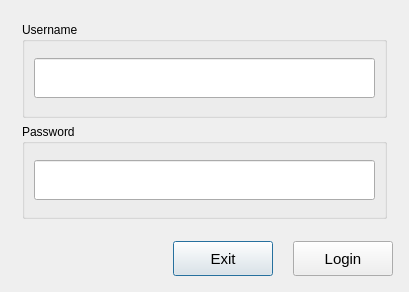
<?xml version="1.0" encoding="UTF-8"?>
<ui version="4.0">
 <class>Login</class>
 <widget class="QDialog" name="Login">
  <property name="geometry">
   <rect>
    <x>0</x>
    <y>0</y>
    <width>409</width>
    <height>292</height>
   </rect>
  </property>
  <property name="windowTitle">
   <string>Login Form</string>
  </property>
  <layout class="QGridLayout" name="gridLayout_3">
   <item row="0" column="0">
    <layout class="QVBoxLayout" name="verticalLayout_2">
     <item>
      <layout class="QVBoxLayout" name="verticalLayout">
       <property name="leftMargin">
        <number>11</number>
       </property>
       <property name="topMargin">
        <number>11</number>
       </property>
       <property name="rightMargin">
        <number>11</number>
       </property>
       <property name="bottomMargin">
        <number>11</number>
       </property>
       <item>
        <widget class="QGroupBox" name="groupBox">
         <property name="title">
          <string>Username</string>
         </property>
         <layout class="QGridLayout" name="gridLayout_2">
          <item row="0" column="0">
           <widget class="QLineEdit" name="userName">
            <property name="minimumSize">
             <size>
              <width>0</width>
              <height>40</height>
             </size>
            </property>
            <property name="styleSheet">
             <string notr="true">outline:none;
padding:0 10px;</string>
            </property>
           </widget>
          </item>
         </layout>
        </widget>
       </item>
       <item>
        <widget class="QGroupBox" name="groupBox_2">
         <property name="title">
          <string>Password</string>
         </property>
         <layout class="QGridLayout" name="gridLayout">
          <item row="0" column="0">
           <widget class="QLineEdit" name="Passwd">
            <property name="minimumSize">
             <size>
              <width>0</width>
              <height>40</height>
             </size>
            </property>
            <property name="styleSheet">
             <string notr="true">padding:0 10px;
outline:none;</string>
            </property>
            <property name="echoMode">
             <enum>QLineEdit::Password</enum>
            </property>
           </widget>
          </item>
         </layout>
        </widget>
       </item>
      </layout>
     </item>
     <item>
      <layout class="QHBoxLayout" name="horizontalLayout">
       <property name="spacing">
        <number>20</number>
       </property>
       <property name="leftMargin">
        <number>5</number>
       </property>
       <property name="topMargin">
        <number>5</number>
       </property>
       <property name="rightMargin">
        <number>5</number>
       </property>
       <property name="bottomMargin">
        <number>5</number>
       </property>
       <item>
        <spacer name="horizontalSpacer">
         <property name="orientation">
          <enum>Qt::Horizontal</enum>
         </property>
         <property name="sizeHint" stdset="0">
          <size>
           <width>40</width>
           <height>20</height>
          </size>
         </property>
        </spacer>
       </item>
       <item>
        <widget class="QPushButton" name="exitBtn">
         <property name="minimumSize">
          <size>
           <width>100</width>
           <height>35</height>
          </size>
         </property>
         <property name="styleSheet">
          <string notr="true">padding:0 10px;
font-size:15px;</string>
         </property>
         <property name="text">
          <string>Exit</string>
         </property>
        </widget>
       </item>
       <item>
        <widget class="QPushButton" name="loginBtn">
         <property name="minimumSize">
          <size>
           <width>100</width>
           <height>35</height>
          </size>
         </property>
         <property name="styleSheet">
          <string notr="true">padding:0 10px;
font-size:15px;</string>
         </property>
         <property name="text">
          <string>Login</string>
         </property>
        </widget>
       </item>
      </layout>
     </item>
    </layout>
   </item>
  </layout>
 </widget>
 <tabstops>
  <tabstop>userName</tabstop>
  <tabstop>Passwd</tabstop>
  <tabstop>loginBtn</tabstop>
  <tabstop>exitBtn</tabstop>
 </tabstops>
 <resources/>
 <connections/>
</ui>
